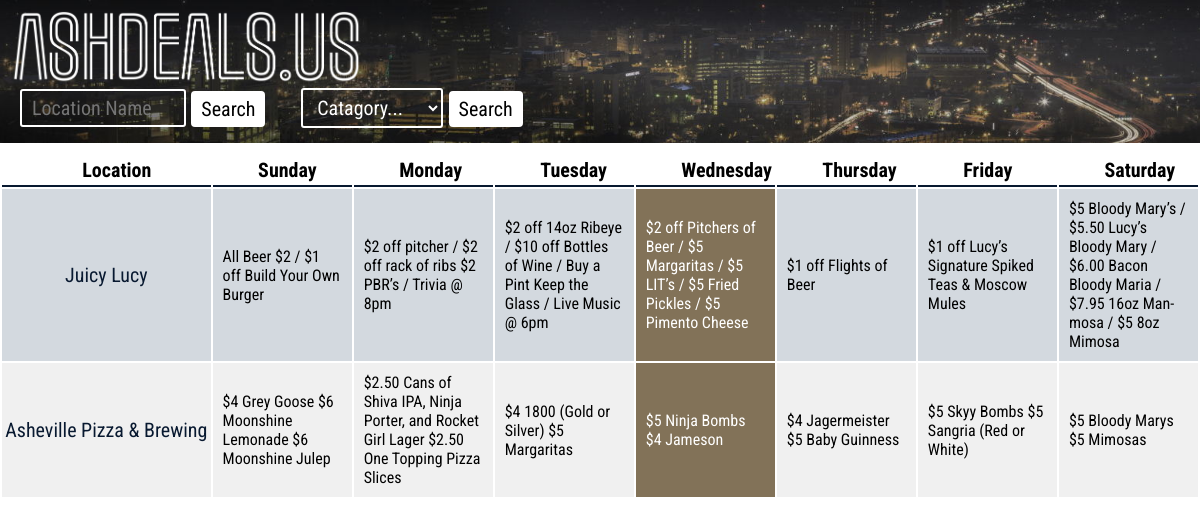
The page / on the database its author committed.
### tables this page shows
CREATE TABLE IF NOT EXISTS deals (
	deal_id int(4) ZEROFILL NOT NULL AUTO_INCREMENT,
    location varchar(40) NOT NULL,
    day char(2) NOT NULL,
    catagory varchar(20) NOT NULL,
    deal varchar(140) NOT NULL,
    primary key (deal_id));

### index.php (the view, shortened to what this page needs)
<!DOCTYPE HTML>
<html lang=en>
    <head>
        <link rel="stylesheet" media='screen and (min-width: 800px)'  href="CSS/stylesheet.css">
            <link rel="stylesheet" media='screen and (min-width: 500px) and (max-width: 799px)'  href="CSS/mobile.css">
            <link rel="stylesheet" media='screen and (max-width: 499px)'  href="CSS/mobile.css">
        <link rel="stylesheet" type="text/css" href="CSS/animate.css">
        <link rel="stylesheet" type="text/css" href="CSS/hover.css">
    </head>
<body>
<div id='header'>
    <img id='logoMain' src='Images/logo.png'>
<div id='forms'>
    <form method="post">
        <input type="text" name="search" placeholder="Location Name" class='formField'>
        <input class='button hvr-shrink' type="submit" name="locSubmit" value="Search">
    </form>
<div id='catForm'>
    <form method='post'>
       <select name="search" class='formField' id='dropdown'>
            <option value="">Catagory...</option>
          </select>
        <input class='button hvr-shrink' type="submit" name="catSubmit" value="Search">
    </form>
    </div><br>
    </div>
    </div>
<?php
   include("connection.php");
    if (isset($_POST['locSubmit'])) {
        $sql = "SELECT * FROM deals WHERE location like '%" . $_POST['search'] . "%'";
    } elseif (isset($_POST['catSubmit'])) {
        $sql = "SELECT * FROM deals WHERE catagory like '%" . $_POST['search'] . "%'";
    } else {
        $sql = "SELECT * FROM deals";
    };
    $result = $mysqli->query($sql);
    $num_rows = ($result->num_rows) / 7;
    if ($result->num_rows !=0){
    echo "<div id='tableWrapper'>";
    echo"<div id='tableScroll'>";
         echo "<table>
            <thead>
            <tr class='odd'>
                <th><span class='header'>Location</span></th>
                <th><span class='header'>Sunday</span></th>
                <th><span class='header'>Monday</span></th>
                <th><span class='header'>Tuesday</span></th>
                <th><span class='header'>Wednesday</span></th>
                <th><span class='header'>Thursday</span></th>
                <th><span class='header'>Friday</span></th>
                <th><span class='header'>Saturday</span></th>
            <thead>
            </tr>";
        $row = mysqli_fetch_array($result);
        $i = 0;
        do {
            if ($i % 2 == 0) {
                echo "<tr class='even animated flipInX'>";
            }
            else {
                echo "<tr class='odd animated flipInX'>";
            }
        echo "<td class='location'><div><a href='" . $row['url'] . "'>" . $row['location'] . "</a></div></td>";
        echo "<td class='deal 0'><div>" . $row['deal'] . "</div></td>";
            $row = mysqli_fetch_array($result);
        echo "<td class='deal 1'>" . $row['deal'] . "</div></td>";
            $row = mysqli_fetch_array($result);
        echo "<td class='deal 2'>" . $row['deal'] . "</div></td>";
            $row = mysqli_fetch_array($result);
        echo "<td class='deal 3'>" . $row['deal'] . "</div></td>";
            $row = mysqli_fetch_array($result);
        echo "<td class='deal 4'>" . $row['deal'] . "</div></td>";
            $row = mysqli_fetch_array($result);
        echo "<td class='deal 5'>" . $row['deal'] . "</div></td>";
            $row = mysqli_fetch_array($result);
        echo "<td class='deal 6'>" . $row['deal'] . "</div></td>";
            $row = mysqli_fetch_array($result);
    echo "</tr>";
    $i++;
    } while ($i < $num_rows);
    } else {
        echo "No Results.";}
    ?>
</body>
</html>

### CSS/stylesheet.css (style rules this page uses)
html { min-width: 100%; min-height: 100%; background-position: top center; overflow: hidden; }
body { margin: 0; padding: 0; }
#header { background-color: #6F8EB4; background-image: url(../Images/bar2.jpg); background-size: cover; padding: 10px 10px; }
.button { font-family: 'Roboto Condensed', sans-serif; font-size: 20px; padding: 6px 10px; border: none; border-radius: 4px; background-color: white; color: black; cursor: pointer; }
.formField { width: 12%; font-family: 'Roboto Condensed', sans-serif; font-size: 20px; color: white; padding: 5px 10px; border: 2px solid white; border-radius: 3px; margin-bottom: 5px; margin-left: 10px; background: transparent; -webkit-transition: 1s; transition: 1s; }
option { background-color: #827258; }
p.search, form { display: inline; font-family: 'Roboto Condensed', sans-serif; color: white; font-size: 25px; }
#logoMain { width: 30%; }
td.location { font-size: 20px; }
a { text-decoration: none; color: #081930; }
#catForm { display: inline; margin-left: 20px; }
td { font-family: 'Roboto Condensed', sans-serif; text-align: center; }
th { font-family: 'Roboto Condensed', sans-serif; background-color: #081930; }
tr.odd { background-color: #F0F0F0; -webkit-transition: .5s all; -moz-transition: .5s all; -ms-transition: .5s all; -o-transition: .5s all; transition: .5s all; }
tr.even { background-color: #D3D9DF; -webkit-transition: .5s all; -moz-transition: .5s all; -ms-transition: .5s all; -o-transition: .5s all; transition: .5s all; }
td.deal { height: 100px; width: 10%; text-align: left; padding: 10px; }
td.today { background-color: #827258; color: white; -webkit-transition: .5s all; -moz-transition: .5s all; -ms-transition: .5s all; -o-transition: .5s all; transition: .5s all; }
td.location { width: 15%; }
#tableWrapper { position:relative; }
#tableScroll { height: 70vh; overflow:auto; margin-top:40px; }
#tableWrapper table thead th .header { position:absolute; top:-25px; z-index:2; margin-left: -2%; font-size: 20px; }

### CSS/mobile.css (style rules this page uses)
html { min-width: 100%; min-height: 100%; background-position: top center; overflow: hidden; }
body { margin: 0; padding: 0; }
#header { background-color: #6F8EB4; background-image: url(../Images/bar2.jpg); background-size: cover; padding: 10px 10px; }
.button { font-family: 'Roboto Condensed', sans-serif; font-size: 20px; padding: 6px 10px; border: none; border-radius: 4px; background-color: white; color: black; cursor: pointer; }
.formField { width: 12%; font-family: 'Roboto Condensed', sans-serif; font-size: 20px; color: white; padding: 5px 10px; border: 2px solid white; border-radius: 3px; margin-bottom: 5px; margin-left: 10px; background: transparent; -webkit-transition: 1s; transition: 1s; }
option { background-color: #827258; }
p.search, form { display: inline; font-family: 'Roboto Condensed', sans-serif; color: white; font-size: 25px; }
#logoMain { width: 50%; }
td.location { font-size: 20px; }
a { text-decoration: none; color: #081930; }
#catForm { display: inline; margin-left: 20px; }
td { font-family: 'Roboto Condensed', sans-serif; text-align: center; }
th { font-family: 'Roboto Condensed', sans-serif; background-color: #081930; }
tr.odd { background-color: #F0F0F0; -webkit-transition: .5s all; -moz-transition: .5s all; -ms-transition: .5s all; -o-transition: .5s all; transition: .5s all; }
tr.even { background-color: #D3D9DF; -webkit-transition: .5s all; -moz-transition: .5s all; -ms-transition: .5s all; -o-transition: .5s all; transition: .5s all; }
td.deal { height: 100px; width: 10%; text-align: left; padding: 10px; }
td.today { background-color: #827258; color: white; -webkit-transition: .5s all; -moz-transition: .5s all; -ms-transition: .5s all; -o-transition: .5s all; transition: .5s all; }
td.location { width: 15%; }
#tableWrapper { position:relative; }
#tableScroll { height: 70vh; overflow:auto; margin-top:40px; }
#tableWrapper table thead th .header { position:absolute; top:-25px; z-index:2; margin-left: -2%; font-size: 20px; }

### rows shown on the page
deals: location "Juicy Lucy", deal "All Beer $2 / $1 off Build Your Own Burger"
deals: deal "$2 off pitcher / $2 off rack of ribs $2 PBR’s / Trivia @ 8pm"
deals: deal "$2 off 14oz Ribeye / $10 off Bottles of Wine / Buy a Pint Keep the Glass / Live Music @ 6pm"
deals: deal "$2 off Pitchers of Beer / $5 Margaritas / $5 LIT’s / $5 Fried Pickles / $5 Pimento Cheese"
deals: deal "$1 off Flights of Beer"
deals: deal "$1 off Lucy’s Signature Spiked Teas & Moscow Mules"
deals: deal "$5 Bloody Mary’s / $5.50 Lucy’s Bloody Mary / $6.00 Bacon Bloody Maria / $7.95 16oz Man-mosa / $5 8oz Mimosa"
deals: location "Asheville Pizza & Brewing", deal "$4 Grey Goose $6 Moonshine Lemonade $6 Moonshine Julep"
deals: deal "$2.50 Cans of Shiva IPA, Ninja Porter, and Rocket Girl Lager $2.50 One Topping Pizza Slices"
deals: deal "$4 1800 (Gold or Silver) $5 Margaritas"
deals: deal "$5 Ninja Bombs $4 Jameson"
deals: deal "$4 Jagermeister $5 Baby Guinness"
deals: deal "$5 Skyy Bombs $5 Sangria (Red or White)"
deals: deal "$5 Bloody Marys $5 Mimosas"
